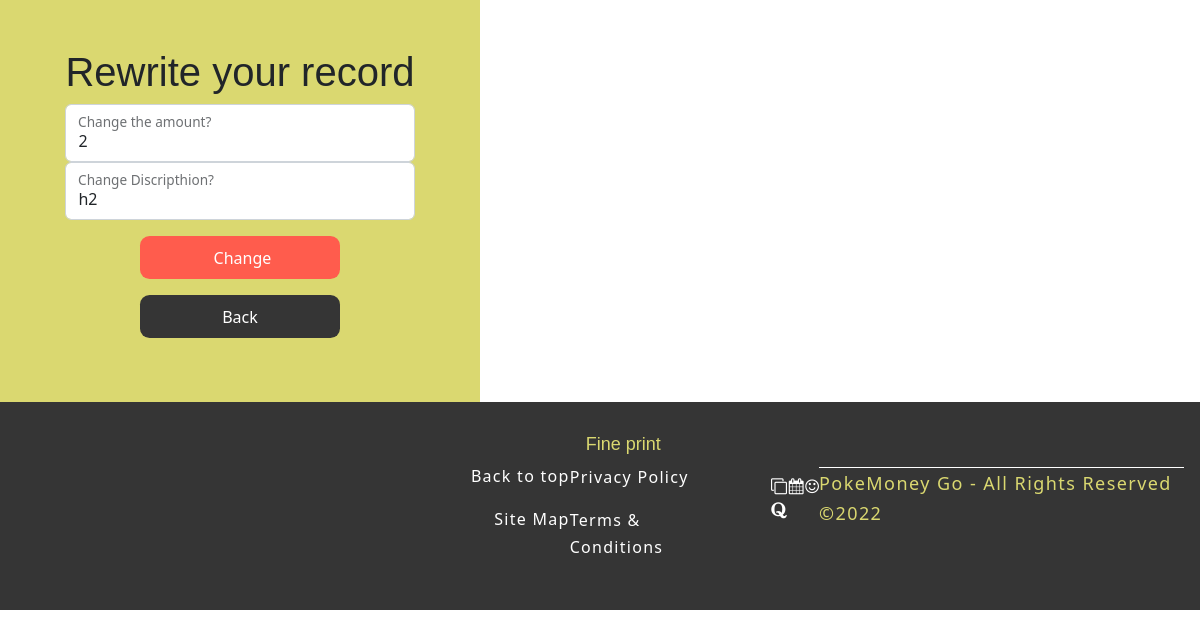
Before: /2/update (signed in) with the older database file.
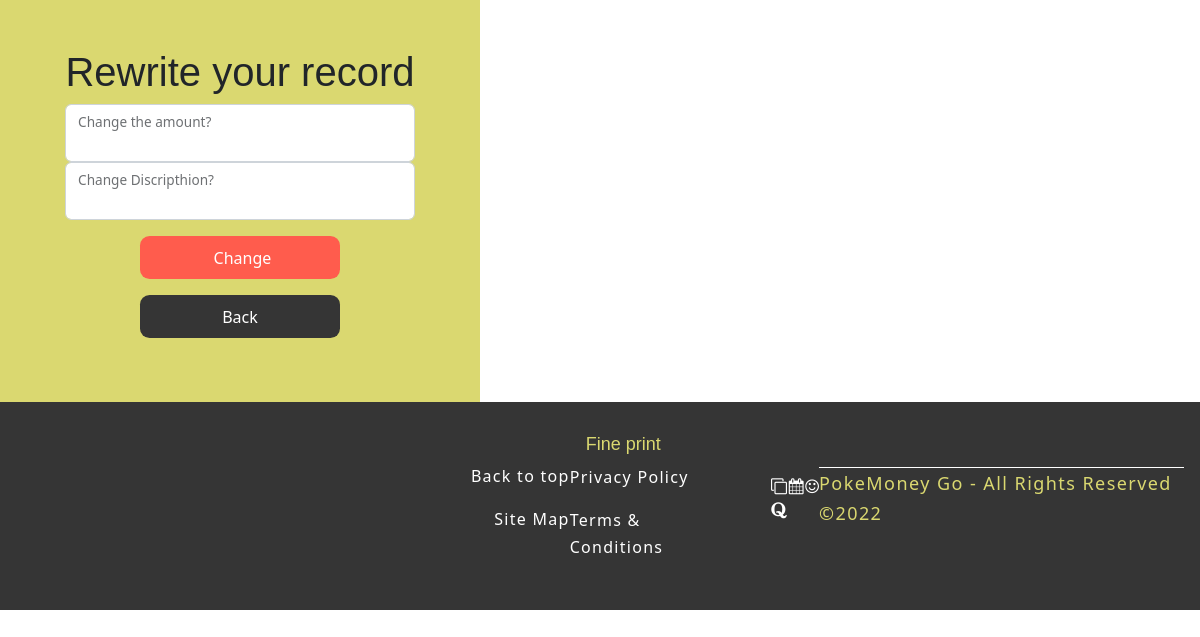
After: the same page with the newer database file.
### app.py (models this page shows)
class Post(db.Model):
  id = db.Column(db.Integer, primary_key=True)
  title = db.Column(db.String(5), nullable=False)
  body = db.Column(db.String(300), nullable=False) #note
  created_at = db.Column(db.DateTime, nullable=False, default=datetime.now())

### app.py (the view)
@app.route('/<int:id>/update', methods=['GET', 'POST'])
@login_required
def update(id):
    post = Post.query.get(id)
    if request.method == "GET":
      return render_template('update.html', post=post)
    else:
      post.title = request.form.get('title')
      post.body = request.form.get('body')
      db.session.commit()
      return redirect(url_for("create"))

### app.py (called while the page is built)
@login_manager.user_loader
def load_uder(user_id):
    return User.query.get(int(user_id))

### templates/update.html (shortened to what this page needs)
{% extends "base.html" %}
{% block content %}
<div>
  <h1>Rewrite your record</h1>
  <form action="" method="POST">
    <div class="update-container">
      <div class="form-floating">
        <input type="text" name="title" value="{{post.title}}" class="form-control">
        <label for="title">Change the amount?</label>
      </div>
      <div class="form-floating">
        <input type="text" name="body" id="" value="{{post.body}}" class="form-control">
        <label for="boby">Change Discripthion?</label>
      </div>
    </div>
    <div class="button1">
      <input type="submit" value="Change">
    </div>
    <div class="button">
      <a href="/create">Back</a>
    </div>
  </form>
</div>
{% endblock %}

Changed rows visible on the page:
removed Post: title "2", body "h2"
